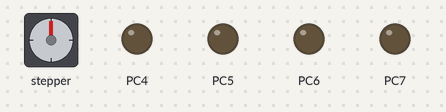
This program was run on a simulated ATmega328P, built with avr-gcc and emulated at 16 MHz. Parts: stepper motor, output pins drawn as LEDs (lit = HIGH). Wiring (inferred from the names in the program): stepper motor (4 steps per turn assumed): coils PC0, PC2, PC1, PC3. Pins used as bus, display or sensor lines are not drawn.

Above: at 0.05 s.
At 1.5 s:
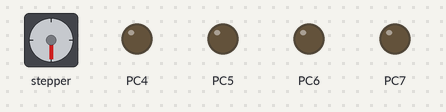
At 3.0 s:
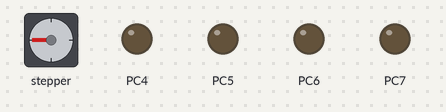
At 6.0 s:
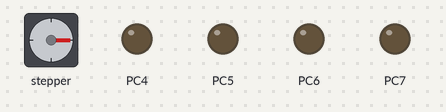
Timing chart, 0 to 7.8 s (numbered marks = the images above):
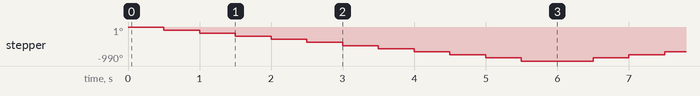

The program:

main.c
```c
/*
 * Controlling a stepper motor from a DVD drive.
 *
 * Written by Gregor Ottmann, https://github.com/Zappes
 */
#include <avr/io.h>
#include <util/delay.h>

// these are the 4 cables to the stepper motor.
#define A_PLUS		_BV(PC0)
#define A_MINUS		_BV(PC1)
#define B_PLUS		_BV(PC2)
#define B_MINUS	_BV(PC3)

// the delay between the steps in milliseconds
#define DELAY 500
// the number of repetitions of the pattern before reversing direction
#define REPEAT 3

// these are the sequences in which the coils are activated for forward/reverse stepping
const uint8_t fwd_sequence[] = {A_PLUS | B_PLUS, A_PLUS | B_MINUS, A_MINUS | B_MINUS, A_MINUS | B_PLUS};
const uint8_t rev_sequence[] = {A_PLUS | B_MINUS, A_PLUS | B_PLUS, A_MINUS | B_PLUS, A_MINUS | B_MINUS};

int main(void)
{
	// set the pins to output
	DDRC	= 0xFF;
	PORTC = 0;

	while(1)
	{
		// step forward
		for(int rep = 0; rep < REPEAT; rep++) {
			for(int i = 0; i < sizeof(fwd_sequence); i++) {
				PORTC = fwd_sequence[i];
				_delay_ms(DELAY);
			}
		}

		// step backward
		for(int rep = 0; rep < REPEAT; rep++) {
			for(int i = 0; i < sizeof(rev_sequence); i++) {
				PORTC = rev_sequence[i];
				_delay_ms(DELAY);
			}
		}
	}

	return 0;
}
```
